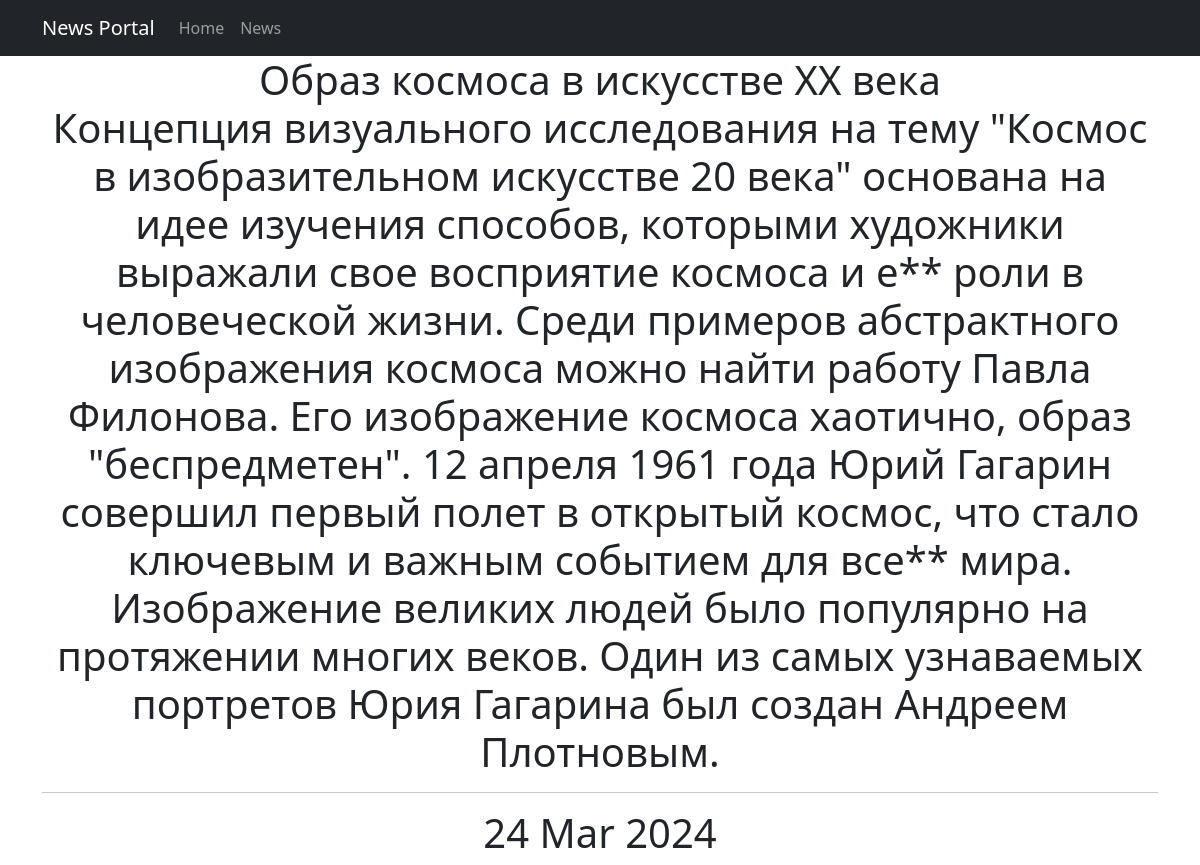
Screenshot of /news/3 with the database file from the repository.
### news/models.py (models this page shows, shortened)
class Post(models.Model):
    author = models.ForeignKey(Author, on_delete=models.CASCADE)
    choice = models.CharField(max_length=10, choices=POSITION, default=news)
    time_post = models.DateTimeField(auto_now_add=True)
    categories = models.ManyToManyField(Category, through='PostCategory')
    title = models.CharField(max_length=255)
    text = models.TextField()
    post_rating = models.IntegerField(default=0)

### news/views.py (the view)
# urls.py: path('<int:pk>', PostDetail.as_view()),
class PostDetail(DetailView):
    model = Post
    template_name = 'post.html'
    context_object_name = 'post'
    def get_context_data(self, **kwargs):
        context = super().get_context_data(**kwargs)
        context['time_now'] = datetime.utcnow()
        return context

### news/templatetags/custom_filters.py (called while the page is built)
@register.filter()
def censor(value):
    word = value.replace('его', 'е**')
    return word

### templates/post.html
{% extends 'flatpages/default.html' %}
{% load custom_filters %}
{% block content %}
    <h1>{{ post.title|censor }}
        <br>
        {{ post.text|censor }}
        <hr>
    {{ post.time_post|date:'d M Y' }}
    </h1>
{% endblock content %}

### rows the page displays
Post: title|censor "Образ космоса в искусстве XX века", text|censor "Концепция визуального исследования на тему \"Космос в изобразительном искусстве 20 века\" основана на идее изучения способов, которыми художники выражали свое восприятие космоса и е** роли в человеческой жизни. Среди примеров абстрактного изображения космоса можно найти работу Павла Филонова. Его изображение космоса хаотично, образ \"беспредметен\". 12 апреля 1961 года Юрий Гагарин совершил первый полет в открытый космос, что стало ключевым и важным событием для все** мира. Изображение великих людей было популярно на протяжении многих веков. Один из самых узнаваемых портретов Юрия Гагарина был создан Андреем Плотновым.", time_post "24 Mar 2024"
